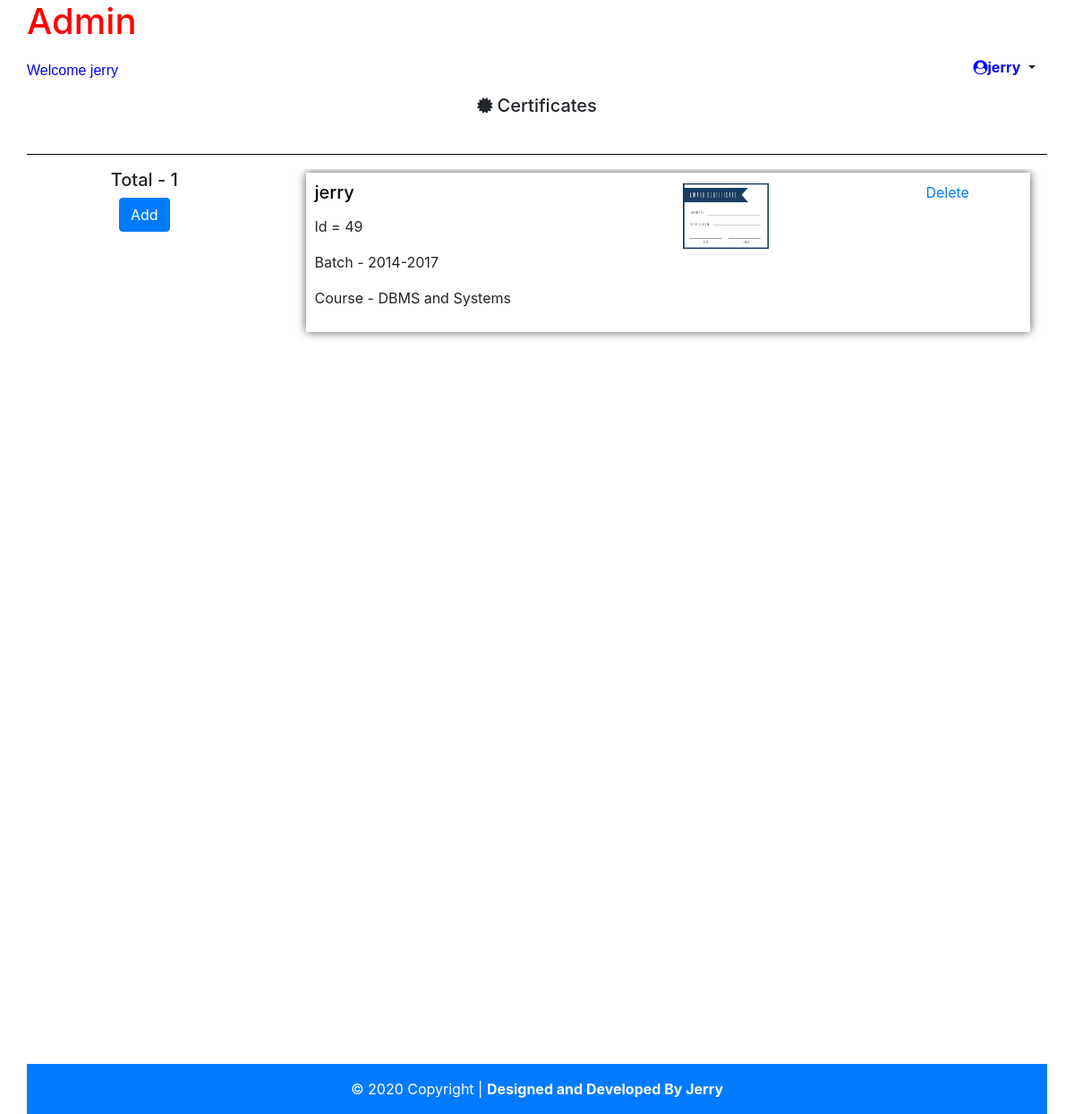
/view_certificates/ (signed in), run on the app's committed database.
### System/models.py (models this page shows, shortened)
class Certificates(models.Model):
    new_id =models.UUIDField(primary_key = False, default = uuid.uuid4, editable = False , null=True)
    Student = models.ForeignKey(Students  , on_delete=models.CASCADE  , null=True)
    Course = models.ForeignKey(Courses , on_delete=models.CASCADE  , null=True )
    Batch= models.ForeignKey(Batches , on_delete=models.CASCADE  , null=True )
    Certificate = models.ImageField(upload_to='certificates' , max_length=100 , null=True)
    QRcode = models.ImageField(upload_to='qrcodes',  max_length=100 , null=True , blank=True)

class Students(models.Model):
    Name = models.CharField(max_length = 30 , null= True)
    Guardian_Name = models.CharField(max_length = 30 , null=True)
    Email = models.EmailField()
    Address = models.TextField(null=True)
    DOB = models.DateField(null=True)
    Gender = models.CharField(max_length=5 , choices = Gender_Choices , null=True)
    Age = models.IntegerField(null=True)
    High_School = models.CharField(max_length=50  , null=True)
    def __str__(self):
        return str(self.Name)

class Batches(models.Model):
    Batch_name = models.CharField(max_length=50 , null=True)
    def __str__(self):
        return str(self.Batch_name)

class Courses(models.Model):
    Course_name  = models.CharField(max_length = 50 , null=True)
    def __str__(self):
        return str(self.Course_name)

### System/views.py (the view)
# urls.py: url(r'^view_certificates/$' , views.View_Certificates , name='view_certificates'),
@login_required(login_url='/login/')
def View_Certificates(request):
    form = CertificateForm(None)
    C = Certificates.objects.all()
    count = C.count()
    context = {
        'C':C ,
        'form':form,
        'count':count
    }
    return render(request , 'view_certificates.html' , context)

### templates/view_certificates.html (shortened to what this page needs)
{% extends 'base.html'%}
{% load crispy_forms_tags %}
{%block content %}
    {% include 'header.html'%}
    <div class="container-fluid title">
        <div class="container"><h5 style="height:50px"><i class="fa fa-certificate" aria-hidden="true"></i></i>&nbsp;Certificates</h5></div>
        <hr style="background-color: black;">
      </div>
      <div class="container-fluid">
        <div class="row">
          <div class="col-md-3" style="margin-bottom:10px">
            <div style=" height:100px ; text-align:center">
              <h5>
                Total - {{count}}
              </h5>
              <button id="addbutton" type="button" class="btn btn-primary" data-toggle="modal" data-target="#exampleModalCenter">
                Add</button>
            </div>
          </div>
          <div class="col-md-9">
            <div class="scrolln">
                {% for c in C %}
                <div class="container" style="margin-bottom: 20px;">
                  <div class="container ach" style="background-color: white; box-shadow: 0 0 10px rgba(0, 0, 0, 0.658);padding:10px;" class="list-group">
                    <div class="row">
                      <div class="col-md-6">
                        <h5 style="color:black;height:30px">{{c.Student}}</h5>
                        <p>Id = {{c.id}}</p>
                        <p>Batch - {{c.Batch}}</p>
                        <p>Course - {{c.Course}}</p>
                      </div>
                      <div class="col-md-4">
                        <img  class="img-fluid" src="{{c.Certificate.url}}" alt="" height="100" width="100">
                      </div>
                      <div class="col-md-2">
                        <a href="{% url 'delete_certificate' c.id %}">Delete</a>
                      </div>
                    </div>
                  </div>
                </div>
            {% endfor %}
            </div>
          </div>
        </div>
      </div>
    <div class="container-fluid" style="position: relative; top:400px">
    {% include 'footer.html'%}
    </div>
{% endblock content %}

### templates/base.html (shortened to what this page needs)
{% load static %}
<!doctype html>
<html lang="en">
  <head>
    <link rel="stylesheet" href="https://stackpath.bootstrapcdn.com/bootstrap/4.4.1/css/bootstrap.min.css">
    <link rel ='stylesheet' href ="https://stackpath.bootstrapcdn.com/font-awesome/4.7.0/css/font-awesome.min.css">
    <link rel="stylesheet" href="{% static 'main.css'%}">
  </head>
  <body  >
    {%block content %}
    {% endblock content %}
  </body>
</html>

### templates/header.html (shortened to what this page needs)
<div class="container-fluid">
    <div class="container-fluid">
        <h1 style="color: red;">Admin</h1>
    </div>
    {% if user.is_authenticated %}
    <div class="container-fluid" style="color:blue ; height:40px;">
      <div style="float:left; margin-top:10px">
        <span style="font-family:'Gill Sans', 'Gill Sans MT', Calibri, 'Trebuchet MS', sans-serif, serif; font-size:medium;color:blue;">
          Welcome  {{request.user.username}}
        </span>
      </div>
      <div class="dropdown" style="float:right">
        <h6 class="btn dropdown-toggle"  data-toggle="dropdown" aria-haspopup="true" aria-expanded="false">
          <b style="color:blue"><li class="fa fa-user-circle"></li>{{request.user}}</b>
        </h6>
      </div>
      {% else %}
      <hr>
      <div class="container-fluid" style="color:blue ; height:40px ;margin-top:25px">
        <h5 style = "text-align:center;font-family:'Segoe UI', Tahoma, Geneva, Verdana, sans-serif"> login </h5>
      </div>
      <hr>
      {% endif %}
  </div>

### templates/footer.html
<footer class="page-footer font-small blue">
    <div class="footer-copyright text-center py-3" style="background-color:#007bff; color:white">© 2020 Copyright |
      <b>Designed and Developed By Jerry</b>
    </div>
  </footer>

### static/main.css (style rules this page uses)
html { position: relative; min-height:100%; scroll-behavior: smooth; }
div.scroll , .scrolln { margin:4px, 4px; padding:4px; background-color: inherit; width:auto; height: 600px; overflow:scroll; text-align:left; }
.scrolln { scrollbar-width: 0.5px; }
.row:before, .row:after { display: none !important; }
.container-fluid .title { text-align:center; margin-top:10px }

### data on the page
Certificates: Student "jerry", id "49", Batch "2014-2017", Course "DBMS and Systems", Certificate (picture)

### other printed values
{{ request.user.username }} "jerry"
{{ request.user }} "jerry"
{{ count }} "1"
